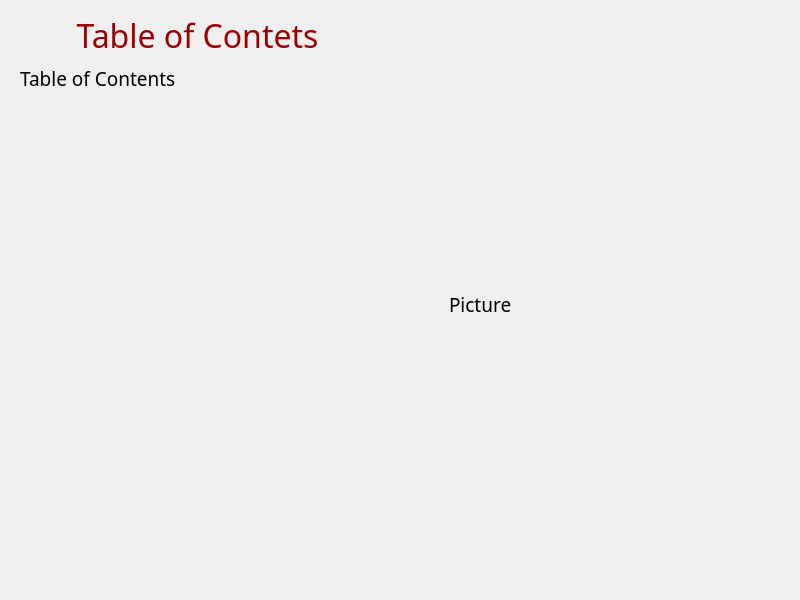
<?xml version="1.0" encoding="UTF-8"?>
<ui version="4.0">
 <class>contTab</class>
 <widget class="QDialog" name="contTab">
  <property name="geometry">
   <rect>
    <x>0</x>
    <y>0</y>
    <width>800</width>
    <height>600</height>
   </rect>
  </property>
  <property name="minimumSize">
   <size>
    <width>800</width>
    <height>600</height>
   </size>
  </property>
  <property name="maximumSize">
   <size>
    <width>800</width>
    <height>600</height>
   </size>
  </property>
  <property name="font">
   <font>
    <family>Papyrus</family>
    <pointsize>14</pointsize>
   </font>
  </property>
  <property name="windowTitle">
   <string>Dialog</string>
  </property>
  <widget class="QLabel" name="contTab_2">
   <property name="geometry">
    <rect>
     <x>20</x>
     <y>65</y>
     <width>361</width>
     <height>511</height>
    </rect>
   </property>
   <property name="sizePolicy">
    <sizepolicy hsizetype="Preferred" vsizetype="Ignored">
     <horstretch>0</horstretch>
     <verstretch>0</verstretch>
    </sizepolicy>
   </property>
   <property name="text">
    <string>Table of Contents</string>
   </property>
   <property name="alignment">
    <set>Qt::AlignLeading|Qt::AlignLeft|Qt::AlignTop</set>
   </property>
  </widget>
  <widget class="QLabel" name="name">
   <property name="geometry">
    <rect>
     <x>52</x>
     <y>10</y>
     <width>291</width>
     <height>51</height>
    </rect>
   </property>
   <property name="sizePolicy">
    <sizepolicy hsizetype="Preferred" vsizetype="Fixed">
     <horstretch>0</horstretch>
     <verstretch>0</verstretch>
    </sizepolicy>
   </property>
   <property name="palette">
    <palette>
     <active>
      <colorrole role="WindowText">
       <brush brushstyle="SolidPattern">
        <color alpha="255">
         <red>158</red>
         <green>0</green>
         <blue>2</blue>
        </color>
       </brush>
      </colorrole>
     </active>
     <inactive>
      <colorrole role="WindowText">
       <brush brushstyle="SolidPattern">
        <color alpha="255">
         <red>158</red>
         <green>0</green>
         <blue>2</blue>
        </color>
       </brush>
      </colorrole>
     </inactive>
     <disabled>
      <colorrole role="WindowText">
       <brush brushstyle="SolidPattern">
        <color alpha="96">
         <red>164</red>
         <green>166</green>
         <blue>168</blue>
        </color>
       </brush>
      </colorrole>
     </disabled>
    </palette>
   </property>
   <property name="font">
    <font>
     <family>Papyrus</family>
     <pointsize>24</pointsize>
    </font>
   </property>
   <property name="frameShape">
    <enum>QFrame::NoFrame</enum>
   </property>
   <property name="text">
    <string>Table of Contets</string>
   </property>
   <property name="alignment">
    <set>Qt::AlignCenter</set>
   </property>
  </widget>
  <widget class="QLabel" name="Pic">
   <property name="geometry">
    <rect>
     <x>449</x>
     <y>39</y>
     <width>321</width>
     <height>531</height>
    </rect>
   </property>
   <property name="sizePolicy">
    <sizepolicy hsizetype="Preferred" vsizetype="Preferred">
     <horstretch>0</horstretch>
     <verstretch>0</verstretch>
    </sizepolicy>
   </property>
   <property name="minimumSize">
    <size>
     <width>0</width>
     <height>0</height>
    </size>
   </property>
   <property name="text">
    <string>Picture</string>
   </property>
  </widget>
 </widget>
 <resources/>
 <connections/>
</ui>
